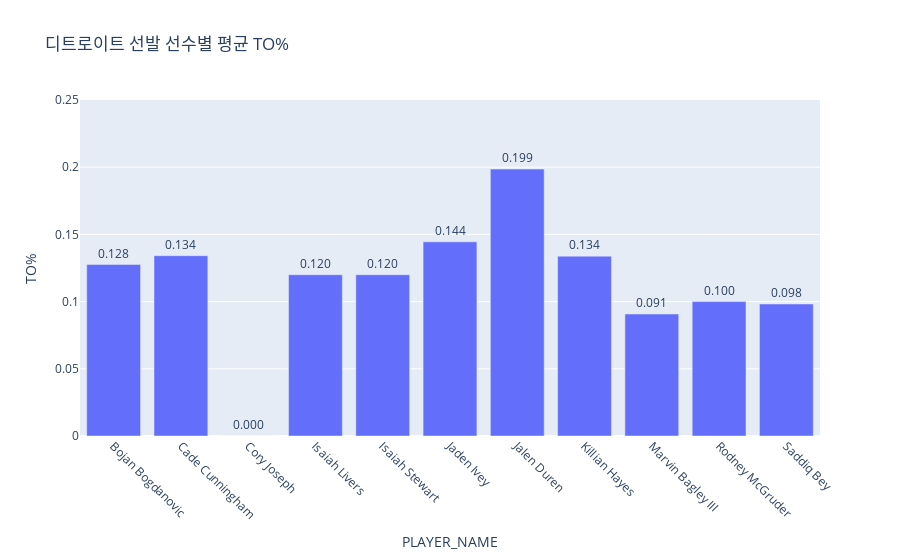

Source (notebook cell):
### Markdown cell above
거의 차이가 없으니, “팀 전체 평균만 보면” 디트로이트가 턴오버 때문에 약하다고 단정할 수 없음.

### Code cell
# 선발 포지션
pos = ['C','F','G']

# 디트로이트 선발 선수만
det_starters = df1_named[
    (df1_named['TEAM']=="Detroit") &
    (df1_named['START_POSITION'].isin(pos))
]

# 선수별 평균 TO%
det_starters_to = det_starters.groupby('PLAYER_NAME', as_index=False)['TO%'].mean()

# 시각화
fig = px.bar(det_starters_to,
             x='PLAYER_NAME',
             y='TO%',
             title="디트로이트 선발 선수별 평균 TO%",
             text='TO%')
fig.update_traces(texttemplate='%{text:.3f}', textposition='outside')
fig.update_layout(xaxis_tickangle=45)
fig.update_yaxes(range=[0,0.25])
fig.show()

### Figure 1 — Plotly figure (JSON) as saved in the notebook; plotly's stock layout.template omitted (floating-point values rounded to 4 significant figures)
{"data": [{"hovertemplate": "PLAYER_NAME=%{x}<br>TO%=%{text}<extra></extra>", "legendgroup": "", "marker": {"color": "#636efa", "pattern": {"shape": ""}}, "name": "", "orientation": "v", "showlegend": false, "text": [0.1276, 0.1342, 0.0, 0.12, 0.12, 0.1445, 0.1986, 0.1338, 0.09077, 0.1, 0.09824], "textposition": "outside", "texttemplate": "%{text:.3f}", "type": "bar", "x": ["Bojan Bogdanovic", "Cade Cunningham", "Cory Joseph", "Isaiah Livers", "Isaiah Stewart", "Jaden Ivey", "Jalen Duren", "Killian Hayes", "Marvin Bagley III", "Rodney McGruder", "Saddiq Bey"], "xaxis": "x", "y": [0.1276, 0.1342, 0.0, 0.12, 0.12, 0.1445, 0.1986, 0.1338, 0.09077, 0.1, 0.09824], "yaxis": "y"}], "layout": {"barmode": "relative", "legend": {"tracegroupgap": 0}, "title": {"text": "디트로이트 선발 선수별 평균 TO%"}, "xaxis": {"anchor": "y", "domain": [0, 1], "tickangle": 45, "title": {"text": "PLAYER_NAME"}}, "yaxis": {"anchor": "x", "domain": [0, 1], "range": [0, 0.25], "title": {"text": "TO%"}}}}
